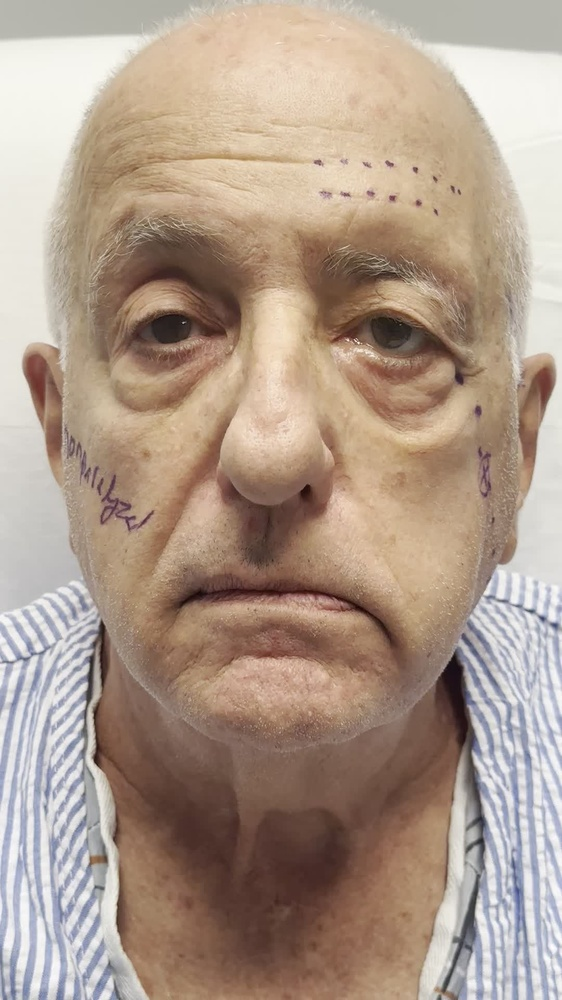
#> input picture comparison_test/frames/IMG_8401.jpg, 562 x 1000 px, shrunk from 1080 x 1920 before the run, found by its file name
$ python debug_clnf_iteration.py
#> lines starting #> are read from the running program, lines starting #| are printed output that depends on the picture
#!/usr/bin/env python3
"""
Debug CLNF to see what's happening at each step.
"""

import sys
import numpy as np
import cv2
from pathlib import Path

sys.path.insert(0, '/Users/johnwilsoniv/Documents/SplitFace Open3')
sys.path.insert(0, '/Users/johnwilsoniv/Documents/SplitFace Open3/PyfaceLM')

print("="*80)
print("CLNF DEBUG - ONE ITERATION")
print("="*80)

MODEL_DIR = "/Users/johnwilsoniv/repo/fea_tool/external_libs/openFace/OpenFace/lib/local/LandmarkDetector/model"
TEST_IMAGE = "/Users/johnwilsoniv/Documents/SplitFace Open3/comparison_test/frames/IMG_8401.jpg"
CPP_LANDMARKS = "/Users/johnwilsoniv/Documents/SplitFace Open3/comparison_test/results/cpp_landmarks.npy"

# Load data
cpp_landmarks = np.load(CPP_LANDMARKS)
#> (reads comparison_test/results_cpp/cpp_landmarks.npy from the repository)
image = cv2.imread(TEST_IMAGE)
#> image is the input picture: shape (1000, 562, 3); mean B, G, R 139.1, 154.3, 174.2
gray = cv2.cvtColor(image, cv2.COLOR_BGR2GRAY).astype(np.float32)
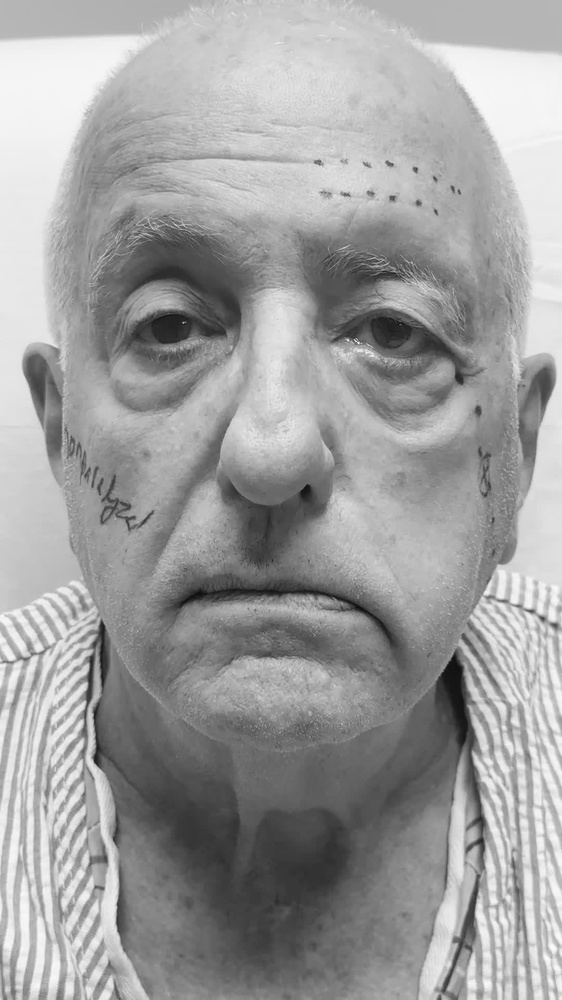
#> gray: shape (1000, 562) float32; min 10, max 254, mean 158.6

print(f"\nImage shape: {image.shape}")
#| Image shape: (1000, 562, 3)
print(f"Initial landmarks: {cpp_landmarks.shape}")
print(f"Landmark 0 (jaw left): ({cpp_landmarks[0, 0]:.1f}, {cpp_landmarks[0, 1]:.1f})")
print(f"Landmark 30 (nose): ({cpp_landmarks[30, 0]:.1f}, {cpp_landmarks[30, 1]:.1f})")

# Initialize CLNF components manually
from pyfacelm.clnf.pdm import PointDistributionModel
from pyfacelm.clnf.cen_patch_experts import CENPatchExperts

print(f"\n{'='*80}")
print("Loading models...")
print(f"{'='*80}")

pdm_path = Path(MODEL_DIR) / "pdms" / "In-the-wild_aligned_PDM_68.txt"
#> (the run stopped early here; a loop or call above may not have finished)
